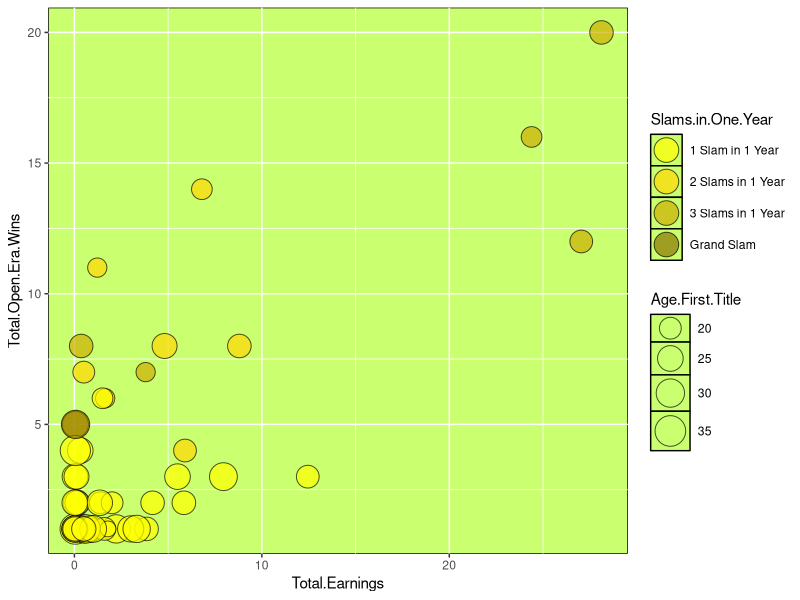

Generate this figure with R:
## ---- chunk 1
allWinsEarn <- read.csv("allWinsEarn.csv")
library(ggplot2)
ggplot(allWinsEarn, aes(x = Total.Earnings, 
                        y = Total.Open.Era.Wins,
                        size = Age.First.Title)) + 
  geom_point(aes(fill = Slams.in.One.Year), alpha = 0.7, pch = 21, color = "black") + 
  theme(panel.background = element_rect(fill = "darkolivegreen1", colour = "black")) + 
  scale_fill_manual(values = c("1 Slam in 1 Year" = "yellow", 
                               "Grand Slam" = "gold4", 
                               "3 Slams in 1 Year" = "gold3", 
                               "2 Slams in 1 Year" = "gold")) + 
  scale_size_continuous(range = c(5, 10)) + 
  guides(fill = guide_legend(override.aes = list(size=8)))
